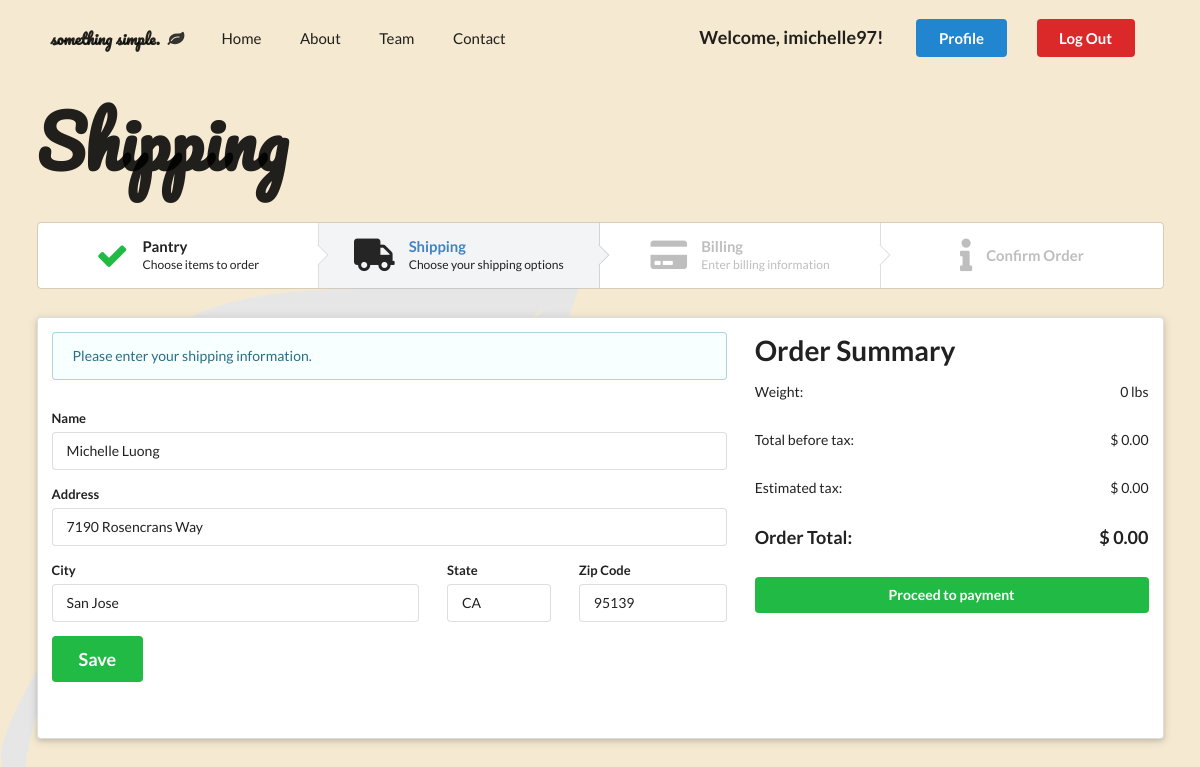
/shipping.php (signed in), run on the app's committed database.
### tables this page shows
CREATE TABLE `customer_profile` (
  `customer_id` int(11) NOT NULL,
  `first_name` varchar(128) DEFAULT NULL,
  `last_name` varchar(128) DEFAULT NULL,
  `username` varchar(128) DEFAULT NULL,
  `phone_number` varchar(128) DEFAULT NULL,
  `address` varchar(128) DEFAULT NULL,
  `city` varchar(128) DEFAULT NULL,
  `state` varchar(128) DEFAULT NULL,
  `zipcode` varchar(128) DEFAULT NULL,
  `card_type` varchar(128) DEFAULT NULL,
  `card_number` varchar(128) DEFAULT NULL,
  `cvc` varchar(128) DEFAULT NULL,
  `expiration_date` varchar(128) DEFAULT NULL
);

### shipping.php (the view, shortened to what this page needs)
<?php
  include('server.php');
  $weight = 0;
  $price = 0;
  $tax = 0;
  $orderTot = 0;
  $username = $_SESSION['username']['username'];
  $query = "SELECT * FROM customer_profile WHERE username='$username';";
  $results = mysqli_query($db, $query);
  if(mysqli_num_rows($results) == 1) {
    $profile = mysqli_fetch_assoc($results);
    $firstName = $profile['first_name'];
    $lastName = $profile['last_name'];
		$address = $profile['address'];
		$city = $profile['city'];
		$state = $profile['state'];
    $zipcode = $profile['zipcode'];
  } else if(mysqli_num_rows($results) == 0) {
    $profile = mysqli_fetch_assoc($results);
    $firstName = "-";
    $lastName = "-";
		$address = "-";
		$city = "-";
		$state = "-";
    $zipcode = "-";
    $card_type = "-";
		$card_number = "-";
		$cvc = "-";
		$expiration_date = "-";
  }
?>
<!DOCTYPE html>
<html>
<head>
  <link rel="stylesheet" type="text/css" href="https://cdnjs.cloudflare.com/ajax/libs/semantic-ui/2.3.3/semantic.css">
</head>
<body>
  <div class="pusher">
    <section id="shipping">
      <div class="navbar">
        <div class="ui container">
          <div class="ui large secondary menu">
            <div class="header item">
              <span>something simple.</span>
              <i class="leaf icon"></i>
            </div>
            <a class="item" href="home.php">Home</a>
            <a class="item">About</a>
            <a class="item">Team</a>
            <a class="item">Contact</a>
            <div class="right item">
              <h3>Welcome, <?php echo $_SESSION['username']['username']; ?>!</h3>
              <a class="ui primary button" href="profile.php">Profile</a>
              <a class="ui negative button" href="index.php">Log Out</a>
            </div>
          </div>
        </div>
      </div>
      <div class="ui container">
        <div class="row">
          <h1>Shipping</h1>
        </div>
        <div class="row">
          <div class="ui four small steps">
            <a href="pantry.php" class="completed link step">
              <i class="cart icon"></i>
              <div class="content">
                <div class="title">Pantry</div>
                <div class="description">Choose items to order</div>
              </div>
            </a>
            <div class="active step">
              <i class="truck icon"></i>
              <div class="content">
                <div class="title">Shipping</div>
                <div class="description">Choose your shipping options</div>
              </div>
            </div>
            <div class="disabled step">
              <i class="payment icon"></i>
              <div class="content">
                <div class="title">Billing</div>
                <div class="description">Enter billing information</div>
              </div>
            </div>
            <div class="disabled step">
              <i class="info icon"></i>
              <div class="content">
                <div class="title">Confirm Order</div>
              </div>
            </div>
          </div>
        </div>
      </div>
      <div class="ui raised segment container">
        <div class="ui grid">
          <div class="ui ten wide column">
            <div class="ui info message">
              Please enter your shipping information.
            </div>
            <div class="ui container">
              <form method="post" actions="shipping.php" class="ui form">
                <div class="field">
                  <label>Name</label>
                  <input type="text" value=<?php echo "'" . $firstName . " " . $lastName . "'" ?>>
                </div>
                    <div class="field">
                      <label>Address</label>
                      <input type="text" name="address" id="street_number" onFocus="geolocate()" value="<?php echo $address; ?>">
                    </div>
                    <div class="ui grid">
                      <div class="ui nine wide column field">
                        <label>City</label>
                        <input type="text" name="city" id = "locality" value="<?php echo $city; ?>">
                      </div>
                      <div class="ui three wide column field">
                        <label>State</label>
                        <input type="text" name="state" id = "administrative_area_level_1" value="<?php echo $state; ?>">
                      </div>
                      <div class="ui four wide column field">
                        <label>Zip Code</label>
                        <input type="text" name="zipcode" id="postal_code" value="<?php echo $zipcode; ?>">
                      </div>
                      <div class="ui left aligned container">
                        <button type="submit" class="ui big green submit button" name="shipping_update">Save</button>
			                </div>
                </div>
              </form>
            </div>
          </div>
          <div class="ui six wide column">
            <h1>Order Summary</h1>
            <div class="ui grid">
              <div class="row">
                <div class="ten wide column">
                  <span>Weight:</span>
                </div>
                <div class="six wide column right floated right aligned">
                  <span><?php echo $weight." lbs"; ?></span>
                </div>
              </div>
              <div class="row">
                <div class="ten wide column">
                  <span>Total before tax:</span>
                </div>
                <div class="six wide column right floated right aligned">
                  <span><?php echo "$ ".number_format($price, 2); ?></span>
                </div>
              </div>
              <div class="row">
                <div class="ten wide column">
                  <span>Estimated tax:</span>
                </div>
                <div class="six wide column right floated right aligned">
                  <span><?php echo "$ ".number_format($tax, 2); ?></span>
                </div>
              </div>
              <div class="row">
                <div class="ten wide column">
                  <span><h3>Order Total:</h3></span>
                </div>
                <div class="six wide column right floated right aligned">
                  <span><h3><?php echo "$ ".number_format($orderTot, 2); ?></h3></span>
                </div>
              </div>
              <div class="row">
                <div class="sixteen wide column">
                  <a href="payment.php">
                    <button class="ui fluid green button">Proceed to payment</button>
                  </a>
                </div>
              </div>
            </div>
          </div>
        </div>
      </div>
    </section>
  </div>
</body>
</html>

### shipping.php (style rules this page uses)
body { min-height: 700px; padding: 0.5em 0em; background: #F5EAD1 url('images/web-graphics/leaf-watermark.png'); background-size: 600px; background-repeat: no-repeat; background-position: left bottom; left: -2em; bottom: -2em; }
#shipping .container { margin-bottom: 2em; }
#shipping .container .header span { font-family: 'Pacifico', cursive; }
#shipping .container .header i { padding: 0 0.5em; }
#shipping .container .right .button { margin: 0 1em !important; }
#shipping .navbar .container .right h3 { margin: 0 1em !important; }
#shipping .container .row h1 { font-size: 5em; margin-bottom: 0.5em; font-family: 'Pacifico', cursive; }
#shipping .container .message { margin-bottom: 2em; }
#shipping .container .field { margin-bottom: 1em; }
#shipping .container .column { margin-bottom: 0; }

### data on the page
customer_profile: first_name+last_name "Michelle Luong", address "7190 Rosencrans Way", city "San Jose", state "CA", zipcode "95139"

### other printed values
$_SESSION['username']['username'] "imichelle97"
$weight "0"
$price "0.00"
$tax "0.00"
$orderTot "0.00"
